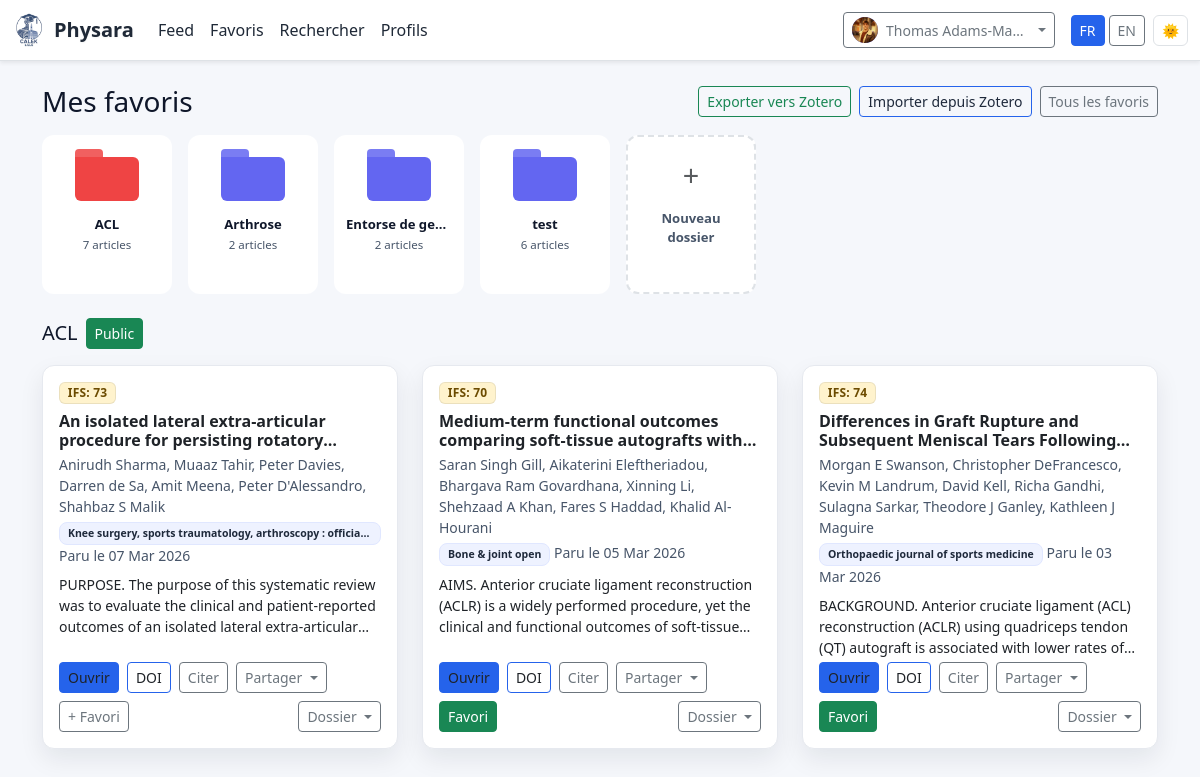
Page /folders/4 (signed in) on the committed database.
### app.py (models this page shows, shortened)
class User(UserMixin, db.Model):
    id = db.Column(db.Integer, primary_key=True)
    email = db.Column(db.String(120), unique=True, nullable=False)
    name = db.Column(db.String(120))
    password_hash = db.Column(db.String(255), nullable=False)
    role = db.Column(db.String(20), default="user")
    created_at = db.Column(db.DateTime, default=datetime.utcnow)
    bio = db.Column(db.Text)
    photo_filename = db.Column(db.String(255))
    profession = db.Column(db.String(120))
    profession_autre = db.Column(db.String(120))
    annee_etudes = db.Column(db.String(10))
    est_etudiant = db.Column(db.Boolean, default=False)
    formations_complementaires = db.Column(db.Text)
    specialite = db.Column(db.String(120))
    specialite_autre = db.Column(db.String(120))
    ville = db.Column(db.String(120))
    adresse_cabinet = db.Column(db.Text)
    annees_experience = db.Column(db.Integer)
    facebook = db.Column(db.String(255))
    instagram = db.Column(db.String(255))
    linkedin = db.Column(db.String(255))
    tiktok = db.Column(db.String(255))
    youtube = db.Column(db.String(255))
    abonnements_publics = db.Column(db.Boolean, default=True)
    zotero_api_key = db.Column(db.String(200))
    zotero_user_id = db.Column(db.String(50))

class Folder(db.Model):
    __tablename__ = "folder"
    id = db.Column(db.Integer, primary_key=True)
    user_id = db.Column(db.Integer, db.ForeignKey("user.id"), nullable=False, index=True)
    name = db.Column(db.String(100), nullable=False)
    is_public = db.Column(db.Boolean, default=True, nullable=False)
    color = db.Column(db.String(20), default="#6366f1", nullable=False)
    created_at = db.Column(db.DateTime, default=datetime.utcnow)
    user = db.relationship("User", backref=db.backref("folders", lazy="dynamic"))
    __table_args__ = (
        db.UniqueConstraint("user_id", "name", name="_user_folder_uc"),
    )

class Article(db.Model):
    id = db.Column(db.Integer, primary_key=True)
    title = db.Column(db.String(500), nullable=False)
    authors = db.Column(db.String(500))
    journal = db.Column(db.String(300))
    doi = db.Column(db.String(200), index=True)
    url = db.Column(db.String(500))
    abstract = db.Column(db.Text)
    published_date = db.Column(db.DateTime)
    published_at = db.Column(db.DateTime)
    source = db.Column(db.String(50))  # 'pubmed' | 'crossref' | 'manual'
    is_published = db.Column(db.Boolean, default=False)
    featured = db.Column(db.Boolean, default=False)
    domain = db.Column(db.String(80))
    pathology = db.Column(db.String(120))
    study_type = db.Column(db.String(80))
    source_order = db.Column(db.Integer)
    posted_by_id = db.Column(db.Integer, db.ForeignKey("user.id"))
    posted_by = db.relationship("User", backref="posts")
    created_at = db.Column(db.DateTime, default=datetime.utcnow)
    proposer_display_name = db.Column(db.String(120), nullable=True)
    @staticmethod
    def _strip_jats(text: str) -> str:
        if not text:
            return ""
        try:
            text = ihtml.unescape(text)
            text = re.sub(r'<!\[CDATA\[(.*?)\]\]>', r'\1', text, flags=re.S)
            text = re.sub(r'</?([a-zA-Z0-9]+:)?[a-zA-Z0-9]+\b[^>]*>', ' ', text)
            text = re.sub(r'\s+', ' ', text).strip()
            text = re.sub(r'^\s*(abstract|résumé)\s*[:\-–]\s*', '', text, flags=re.I)
            return text
        except Exception:
            return (text or "").strip()
    @property
    def clean_abstract(self) -> str:
        try:
            return self._strip_jats(self.abstract or "")
        except Exception:
            return (self.abstract or "").strip()

### app.py (the view)
@app.route('/folders/<int:folder_id>')
@login_required
def folder_view(folder_id):
    f = Folder.query.get_or_404(folder_id)
    if f.user_id != current_user.id and not f.is_public:
        abort(403)
    folders = Folder.query.filter_by(user_id=current_user.id).order_by(Folder.name.asc()).all()
    articles = (Article.query
                .join(FolderArticle, FolderArticle.article_id == Article.id)
                .filter(FolderArticle.folder_id == f.id)
                .order_by(FolderArticle.created_at.desc())
                .all())
    favs = {fav.article_id for fav in Favorite.query.filter_by(user_id=current_user.id).all()}
    folder_article_counts = {folder.id: FolderArticle.query.filter_by(folder_id=folder.id).count() for folder in folders}
    return render_template('favorites.html',
                           favorites=[],
                           notes_by_article={},
                           folders=folders,
                           active_folder=f,
                           folder_articles=articles,
                           folders_by_article={},
                           favs=favs,
                           folder_article_counts=folder_article_counts)

### templates/favorites.html (shortened to what this page needs)
{% extends "layout.html" %}
{% block content %}
{% macro share_dropdown(article_id) %}
<div class="dropdown" onclick="event.stopPropagation()">
  <button class="btn btn-sm btn-outline-secondary dropdown-toggle"
          data-bs-toggle="dropdown" data-bs-auto-close="outside"
          onclick="event.stopPropagation()" title="Partager">
    Partager
  </button>
</div>
{% endmacro %}
<div class="d-flex align-items-center justify-content-between mb-3 flex-wrap gap-2">
  <h3 class="mb-0">{{ t('favorites.title') }}</h3>
  <div class="d-flex gap-2">
    {% if current_user.zotero_api_key and current_user.zotero_user_id %}
    <form method="post" action="{{ url_for('zotero_export_all') }}" onclick="event.stopPropagation()">
      <button class="btn btn-sm btn-outline-success" type="submit"
              title="{{ t('favorites.export_zotero') }}">
        {{ t('favorites.export_zotero') }}
      </button>
    </form>
    <button class="btn btn-sm btn-outline-primary" data-bs-toggle="modal" data-bs-target="#zoteroImportModal">
      {{ t('favorites.import_zotero') }}
    </button>
    {% endif %}
    <a href="{{ url_for('favorites') }}" class="btn btn-sm btn-outline-secondary">{{ t('favorites.all') }}</a>
  </div>
</div>
<div class="folders-grid mb-4" id="folders-grid">
  {% for f in folders %}
  <div class="folder-tile {% if active_folder and active_folder.id == f.id %}folder-tile-active{% endif %}"
       data-folder-id="{{ f.id }}"
       data-color="{{ f.color or '#6366f1' }}"
       onclick="window.location='{{ url_for('folder_view', folder_id=f.id) }}'">
    <div class="folder-icon-wrap">
      <div class="folder-icon" style="--folder-color: {{ f.color or '#6366f1' }};">
        <div class="folder-tab"></div>
        <div class="folder-body"></div>
      </div>
    </div>
    <div class="folder-name text-truncate">{{ f.name }}</div>
    <div class="folder-count text-muted">
      {% set count = folder_article_counts.get(f.id, 0) %}
      {{ count }} article{{ 's' if count > 1 else '' }}
    </div>
    {% if current_user.zotero_api_key and current_user.zotero_user_id %}
    <form method="post" action="{{ url_for('zotero_export_folder', folder_id=f.id) }}"
          onclick="event.stopPropagation()" class="mt-1">
    </form>
    {% endif %}
  </div>
  {% endfor %}
  <div class="folder-tile folder-tile-new" onclick="openCreateFolder()">
    <div class="folder-icon-wrap">
      <div class="folder-new-icon">+</div>
    </div>
    <div class="folder-name text-muted">{{ t('folder.new') }}</div>
  </div>
</div>
{% if active_folder %}
<div class="d-flex align-items-center gap-2 mb-3">
  <h5 class="mb-0">{{ active_folder.name }}</h5>
  <button class="btn btn-sm {{ 'btn-success' if active_folder.is_public else 'btn-outline-secondary' }}"
          id="folder-vis-btn"
          onclick="toggleFolderVisibility({{ active_folder.id }}, this)"
          title="{{ 'Public' if active_folder.is_public else 'Privé' }}">
    {{ 'Public' if active_folder.is_public else 'Privé' }}
  </button>
</div>
{% if folder_articles %}
<div class="row gy-3">
  {% for a in folder_articles %}
    {% set sc = (reliability_score(a)[0]) if reliability_score is defined else None %}
    {% set ifs_cls = 'badge-ifs-success' if sc is not none and sc>=80
                      else ('badge-ifs-primary' if sc is not none and sc>=60
                      else ('badge-ifs-warning' if sc is not none and sc>=40 else 'badge-ifs-danger')) %}
    <div class="col-md-6 col-lg-4">
      <div class="card h-100 article-card p-3" data-article-id="{{ a.id }}" role="button" tabindex="0">
        <div class="d-flex flex-wrap gap-2 mb-2 align-items-center">
          {% if sc is not none %}<span class="badge badge-ifs {{ ifs_cls }}">IFS: {{ sc }}</span>{% endif %}
        </div>
        <h6 class="fw-bold line-clamp-2 mb-1">{{ a.title }}</h6>
        {% if a.authors %}<p class="text-muted small mb-1">{{ a.authors }}</p>{% endif %}
        <div class="small text-muted mb-2">
          {% if a.journal %}<span class="badge badge-soft badge-journal">{{ a.journal }}</span>{% endif %}
          {% if a.published_date %}<span>Paru le {{ a.published_date.strftime('%d %b %Y') }}</span>{% endif %}
        </div>
        {% if a.abstract %}
          {% set _abstract_text = a.clean_abstract or (a.abstract|striptags) %}
          <p class="small line-clamp-3 mb-1">{{ _abstract_text[:320] }}{% if _abstract_text|length > 320 %}…{% endif %}</p>
        {% else %}
          <p class="small text-muted mb-3 fst-italic">{{ t('article.no_abstract') }}</p>
        {% endif %}
        <div class="mt-auto d-flex align-items-center gap-2 flex-wrap">
          {% if a.url %}<a class="btn btn-sm btn-primary" href="{{ a.url }}" target="_blank" onclick="event.stopPropagation()">{{ t('btn.open') }}</a>{% endif %}
          {% if a.doi %}<a class="btn btn-sm btn-outline-primary" href="https://doi.org/{{ a.doi }}" target="_blank" onclick="event.stopPropagation()">DOI</a>{% endif %}
          <button class="btn btn-sm btn-outline-secondary"
                  onclick="event.stopPropagation(); showCardCite(this, {{ a.id }})"
                  data-article-id="{{ a.id }}">{{ t('btn.cite') }}</button>
          {{ share_dropdown(a.id) }}
          {% if active_folder.user_id == current_user.id %}
          <button class="btn btn-sm btn-outline-danger ms-auto"
                  onclick="event.stopPropagation(); removeFromFolder({{ active_folder.id }}, {{ a.id }}, this)">
            Retirer
          </button>
          {% else %}
          <button class="btn btn-sm {{ 'btn-success' if a.id in favs else 'btn-outline-secondary' }}"
                  id="fav-btn-{{ a.id }}"
                  onclick="event.stopPropagation(); toggleFavorite({{ a.id }}, this)"
                  title="{{ 'Dans vos favoris' if a.id in favs else 'Ajouter aux favoris' }}">
            {{ 'Favori' if a.id in favs else '+ Favori' }}
          </button>
          <div class="dropdown ms-auto" onclick="event.stopPropagation()">
            <button class="btn btn-sm btn-outline-secondary dropdown-toggle" data-bs-toggle="dropdown" data-bs-auto-close="outside" onclick="event.stopPropagation()">
              Dossier
            </button>
            {% set fv_art_folder_ids = folders_by_article.get(a.id, []) | map(attribute='id') | list %}
          </div>
          {% endif %}
        </div>
      </div>
    </div>
  {% endfor %}
</div>
{% else %}
  <p class="text-muted">Ce dossier est vide.</p>
{% endif %}
{% endif %}
{% endblock %}

### templates/layout.html (shortened to what this page needs)
<!doctype html>
<html lang="fr" data-bs-theme="light">
<head>
  <link href="https://cdn.jsdelivr.net/npm/bootstrap@5.3.3/dist/css/bootstrap.min.css" rel="stylesheet">
  <link href="{{ url_for('static', filename='css/theme.css') }}" rel="stylesheet">
</head>
<body>
<nav class="navbar navbar-expand-lg sticky-top shadow-sm bg-body border-bottom">
  <div class="container-fluid">
    <a class="navbar-brand fw-bold d-flex align-items-center gap-2" href="{{ url_for('index') }}">
      <img src="{{ url_for('static', filename='img/physara-logo.png') }}" alt="Physara" class="logo-img" style="height:34px;width:auto;object-fit:contain">
      <span>Physara</span>
    </a>
    <div class="collapse navbar-collapse" id="navbarNav">
      <ul class="navbar-nav me-auto mb-2 mb-lg-0">
        {% if current_user.is_authenticated %}
          <li class="nav-item"><a class="nav-link{% if request.endpoint == 'feed' %} active{% endif %}" href="{{ url_for('feed') }}">{{ t('nav.feed') }}</a></li>
          <li class="nav-item"><a class="nav-link{% if request.endpoint == 'favorites' %} active{% endif %}" href="{{ url_for('favorites') }}">{{ t('nav.favorites') }}</a></li>
          <li class="nav-item"><a class="nav-link{% if request.endpoint == 'my_drafts' %} active{% endif %}" href="{{ url_for('my_drafts') }}">{{ t('nav.search') }}</a></li>
          <li class="nav-item"><a class="nav-link{% if request.endpoint == 'users_list' %} active{% endif %}" href="{{ url_for('users_list') }}">{{ t('nav.users') }}</a></li>
        {% endif %}
      </ul>
      <div class="d-flex align-items-center gap-2">
        {% if current_user.is_authenticated %}
           <div class="dropdown">
            <button class="btn btn-sm btn-outline-secondary dropdown-toggle d-flex align-items-center gap-2"
                    data-bs-toggle="dropdown" aria-expanded="false" data-bs-offset="0,4">
              {% if current_user.photo_filename %}
                <img src="{{ url_for('static', filename='uploads/avatars/' + current_user.photo_filename) }}"
                    class="avatar-nav" style="object-fit:cover;" alt="">
              {% else %}
                <span class="avatar-nav avatar-initials-dynamic" data-seed="{{ current_user.email }}">{{ (current_user.name or current_user.email)[0].upper() }}</span>
              {% endif %}
              <span class="d-none d-md-inline text-truncate" style="max-width:140px;">{{ current_user.name or current_user.email.split('@')[0] }}</span>
            </button>
          </div>
        {% else %}
          <a href="{{ url_for('login') }}" class="btn btn-sm btn-outline-primary">{{ t('nav.login') }}</a>
          <a href="{{ url_for('signup') }}" class="btn btn-sm btn-primary">{{ t('nav.signup') }}</a>
        {% endif %}
        <div class="d-flex align-items-center gap-1 ms-2">
          <a href="{{ url_for('set_lang', lang='fr') }}"
             class="btn btn-sm {% if current_lang() == 'fr' %}btn-primary{% else %}btn-outline-secondary{% endif %}">
            FR
          </a>
          <a href="{{ url_for('set_lang', lang='en') }}"
             class="btn btn-sm {% if current_lang() == 'en' %}btn-primary{% else %}btn-outline-secondary{% endif %}">
            EN
          </a>
        </div>
        <button id="theme-toggle" class="btn btn-sm btn-outline-secondary d-none d-lg-inline-flex" title="Basculer le thème" aria-label="Basculer le thème">🌞</button>
      </div>
    </div>
  </div>
</nav>
<main class="container py-4">
  {% block content %}{% endblock %}
</main>
</body>
</html>

### rows in the picture
User: photo_filename (picture), name "Thomas Adams-Ma…"
Folder: name "ACL", count "7", value "s"
Folder: name "Arthrose", count "2", value "s"
Folder: name "Entorse de ge…", count "2", value "s"
Folder: name "test", count "6", value "s"
Folder: name "ACL", is_public "Public"
Article: sc "73", title "An isolated lateral extra-articular procedure for persisting…", authors "Anirudh Sharma, Muaaz Tahir, Peter Davies, Darren de Sa, Amit Meena, Peter D'Alessandro, Shahbaz S Malik", journal "Knee surgery, sports traumatology, arthroscopy : officia…", published_date "07 Mar 2026", _abstract_text "PURPOSE. The purpose of this systematic review was to evaluate the clinical and patient-reported outcomes of an isolated lateral…", t "Ouvrir", t "Citer", id "+ Favori"
Article: sc "70", title "Medium-term functional outcomes comparing soft-tissue autografts…", authors "Saran Singh Gill, Aikaterini Eleftheriadou, Bhargava Ram Govardhana, Xinning Li, Shehzaad A Khan, Fares S Haddad, Khalid Al-Hourani", journal "Bone & joint open", published_date "05 Mar 2026", _abstract_text "AIMS. Anterior cruciate ligament reconstruction (ACLR) is a widely performed procedure, yet the clinical and functional outcomes of…", t "Ouvrir", t "Citer", id "Favori"
Article: sc "74", title "Differences in Graft Rupture and Subsequent Meniscal Tears…", authors "Morgan E Swanson, Christopher DeFrancesco, Kevin M Landrum, David Kell, Richa Gandhi, Sulagna Sarkar, Theodore J Ganley, Kathleen J Maguire", journal "Orthopaedic journal of sports medicine", published_date "03 Mar 2026", _abstract_text "BACKGROUND. Anterior cruciate ligament (ACL) reconstruction (ACLR) using quadriceps tendon (QT) autograft is associated with lower rates…", t "Ouvrir", t "Citer", id "Favori"

### other values in the picture
{{ t('nav.feed') }} "Feed"
{{ t('nav.favorites') }} "Favoris"
{{ t('nav.search') }} "Rechercher"
{{ t('nav.users') }} "Profils"
{{ t('favorites.title') }} "Mes favoris"
{{ t('favorites.export_zotero') }} "Exporter vers Zotero"
{{ t('favorites.import_zotero') }} "Importer depuis Zotero"
{{ t('favorites.all') }} "Tous les favoris"
{{ t('folder.new') }} "Nouveau dossier"
